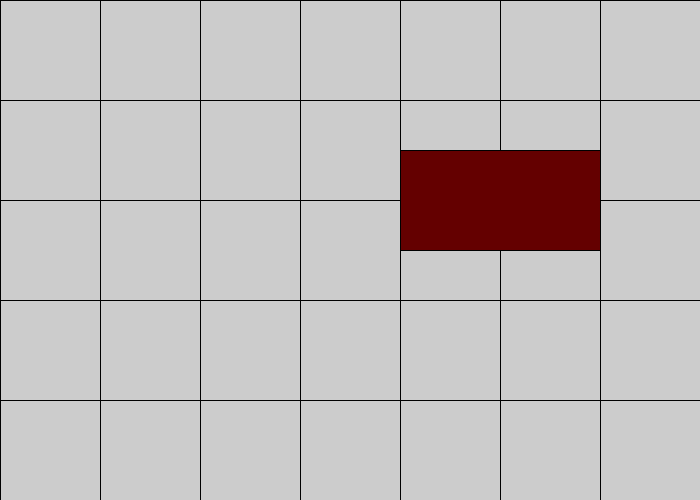
Frame 1 (no input)
Frame 60 (the mouse pressed at the canvas centre just before this capture): identical to frame 1, image omitted
Frame 120 (the mouse held since frame 60 and released just before this capture): identical to frame 1, image omitted

The Processing sketch that drew this single still picture (run headless with seeded random() and noise(); from frame 60 on, the mouse is pressed at the canvas centre):

// Processing sketch: ObjectOrientatedGame
// ── ObjectOrientatedGame.pde
/* USE WASD TO MOVE PLAYER 1 IF PLAYING SINGLE PLAYER.
 
 IF YOU'RE PLAYING 2 PLAYER, WASD AND ZXC FOR PLAYER 1, ARROW KEYS AND JKL FOR PLAYER 2
 */

// global variables
boolean gameOver = false;
boolean multiplayer = false;
boolean isReset = false;
boolean gameStart = false;
boolean choiceDone = false;

//int
int randomMap;

//arrayLists
ArrayList<Lives> lives = new ArrayList<Lives>();
ArrayList<PImage> cat1Animations = new ArrayList<PImage>();

//string for player choice
String catChoice = "";

//colors
color startingScreen = color(178, 244, 255);

//PImages

//button images
PImage singlePlayer;
PImage multiPlayer;
PImage training;
void setup() {
  size(700, 500);
  rectMode(CENTER);
  for (int i = 0; i < 700; i= i+ 100) {
    line(i, 0, i, 500);
  }
  for (int i = 0; i < 500; i= i+ 100) {
    line(0, i, 700, i);
  }
  for (int i = 0; i < 3; i++) {
    lives.add(new Lives());
  }
}

void draw() {
  if (!gameStart) {
    //  background(startingScreen);
    //singleplayer button
    fill(100, 0, 0);
    rect(500, 200, 200, 100);
  }
  if (choiceDone) {
    println("Player Choice Selected");
  }
}
void mousePressed() {
  if ((mouseX > 400 && mouseX < 600) && (mouseY >150 && mouseY <250)) {
    println("Pressed singlePlayer");
    multiplayer = true;
  }
}

// ── BotClass.pde
class Bot{
  boolean boss = false;
  
}

// ── Lives_Class.pde
class Lives{
  
  Lives(){
    println("lives here");
    
  }
  
}

// ── PlayerClass.pde
class Player{
  //booleans
  boolean jump = false;
  boolean dodge = false;
  boolean left = false;
  boolean right = false;
  boolean slash = false;
  boolean kick = false;
  boolean special = false;
  //PVector (pos, velocity, gravity)
  PVector playerPos;
  PVector playerVel;
  Player(){
    
  }
}
